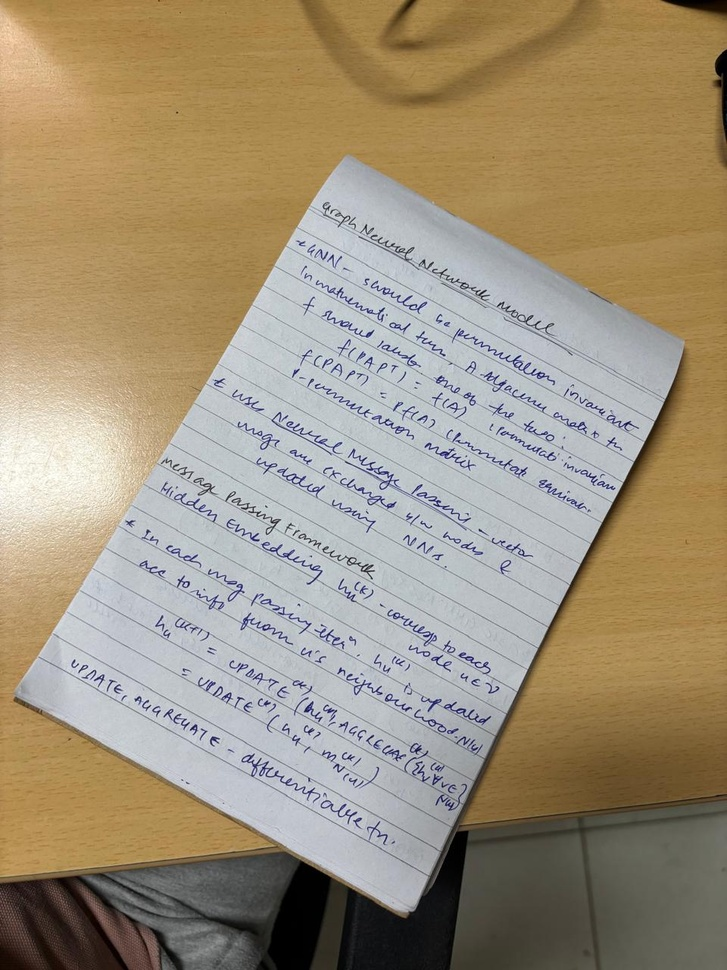
#> input picture ass1/image.jpeg, 727 x 970 px, shrunk from 960 x 1280 before the run
$ python histogram_equalization.py ../image.jpeg
#> lines starting #> are read from the running program, lines starting #| are printed output that depends on the picture
import os
import sys
import numpy as np
import cv2
from concurrent.futures import ThreadPoolExecutor

def fast_linear_interpolate(x_values, y_values, query_points):
    # Vectorized linear interpolation using numpy.
    q = query_points.reshape(-1)
    idx = np.searchsorted(x_values, q, side='right') - 1
    idx = np.clip(idx, 0, len(x_values) - 2)

    x1 = x_values[idx]
    x2 = x_values[idx + 1]
    y1 = y_values[idx]
    y2 = y_values[idx + 1]

    dx = x2 - x1
    dx = np.where(dx == 0, 1, dx)

    t = (q - x1) / dx
    out = y1 + t * (y2 - y1)

    out = np.where(q <= x_values[0], y_values[0], out)
    out = np.where(q >= x_values[-1], y_values[-1], out)
    return out.reshape(query_points.shape)

def _equalize_single_channel(channel, a, b):
    # Flatten and sort to build empirical CDF
    flat = channel.reshape(-1)
    n = flat.size

    sorted_vals = np.sort(flat)
    ranks = np.arange(1, n + 1, dtype=np.float64) / n  # F(x)

    # Map CDF to uniform range [a, b]
    mapped = a + (b - a) * ranks

    # Use unique intensities for a compact, stable mapping
    uniq_vals, uniq_idx = np.unique(sorted_vals, return_index=True)
    uniq_mapped = mapped[uniq_idx]

    # Interpolate back for every pixel
    return fast_linear_interpolate(uniq_vals, uniq_mapped, channel)

def equalize_histogram_hdr(image, a=0.0, b=256.0, use_threading=True):
    # Histogram equalization for real-valued HDR images without quantization.
    if image.ndim == 3:
        if use_threading:
            with ThreadPoolExecutor(max_workers=image.shape[2]) as pool:
                chans = [image[:, :, c] for c in range(image.shape[2])]
                eq = list(pool.map(lambda ch: _equalize_single_channel(ch, a, b), chans))
            return np.stack(eq, axis=2), None
        else:
            eq = [_equalize_single_channel(image[:, :, c], a, b) for c in range(image.shape[2])]
            return np.stack(eq, axis=2), None
    else:
        eq = _equalize_single_channel(image, a, b)
        return eq, None

def _ensure_results_dir(path="results"):
    if not os.path.isdir(path):
        os.makedirs(path, exist_ok=True)
    return path

def save_image_pair(original, equalized, prefix="hdr"):
    outdir = _ensure_results_dir()

    # Prepare 8-bit saves
    if original.ndim == 3:
        orig_8u = np.clip((original / (np.max(original) + 1e-12)) * 255, 0, 255).astype(np.uint8)
        eq_8u = np.clip((equalized / 256.0) * 255, 0, 255).astype(np.uint8)
    else:
        orig_8u = np.clip((original / (np.max(original) + 1e-12)) * 255, 0, 255).astype(np.uint8)
        eq_8u = np.clip(equalized, 0, 255).astype(np.uint8)

    cv2.imwrite(os.path.join(outdir, f"{prefix}_original.jpg"), orig_8u)
    cv2.imwrite(os.path.join(outdir, f"{prefix}_equalized.jpg"), eq_8u)

def main():
    if len(sys.argv) != 2:
        print("Usage: python try.py <hdr_filename>")
        sys.exit(1)

    filename = sys.argv[1]
    hdr = cv2.imread(filename, cv2.IMREAD_ANYDEPTH | cv2.IMREAD_COLOR)
#> hdr is the input picture: shape (970, 727, 3); mean B, G, R 122.9, 146, 159.4
    if hdr is None:
        print("Error: could not load", filename)
        sys.exit(1)

    # OpenCV loads BGR; equalization is content-agnostic, but save RGB for viewing
    hdr_rgb = cv2.cvtColor(hdr, cv2.COLOR_BGR2RGB)

    # Equalize to [0, 256)
    eq_rgb, _ = equalize_histogram_hdr(hdr_rgb.astype(np.float32), 0.0, 256.0, use_threading=True)
#> in equalize_histogram_hdr, `chans = [image[:, :, c] for c in range(image.shape[2])]`: chans = 3 items
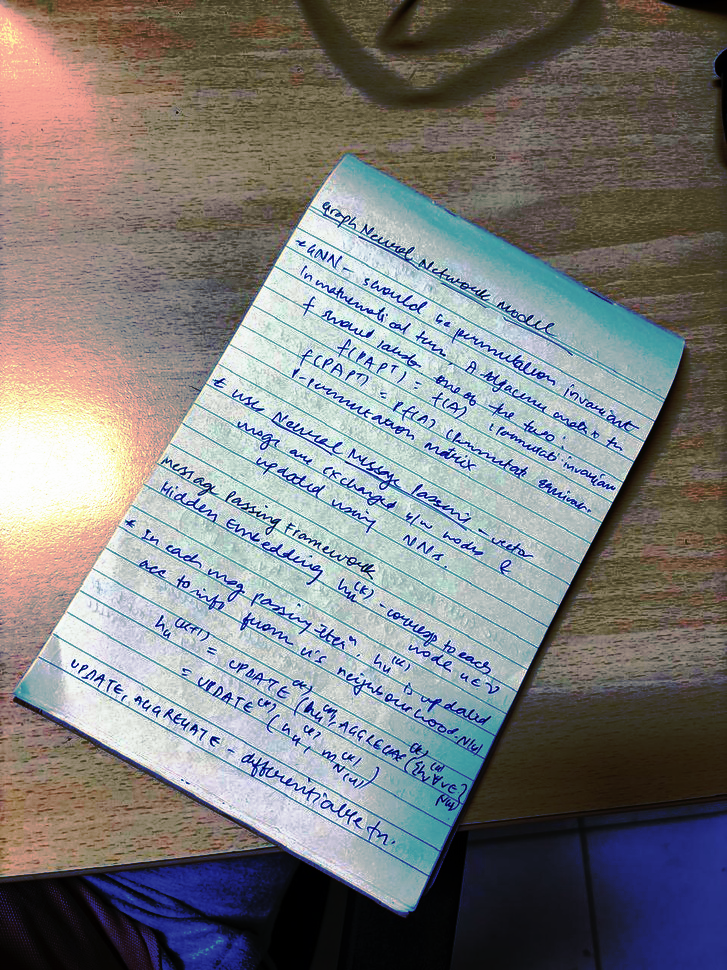
#> eq_rgb: shape (970, 727, 3) float64; mean R, G, B 126.4, 126.7, 126.7; drawn with min black and max white

    # Save outputs under results/
    save_image_pair(hdr_rgb, eq_rgb, prefix="hdr")
    print("Saved results to ./results (hdr_original.jpg, hdr_equalized.jpg)")

if __name__ == "__main__":
    main()
